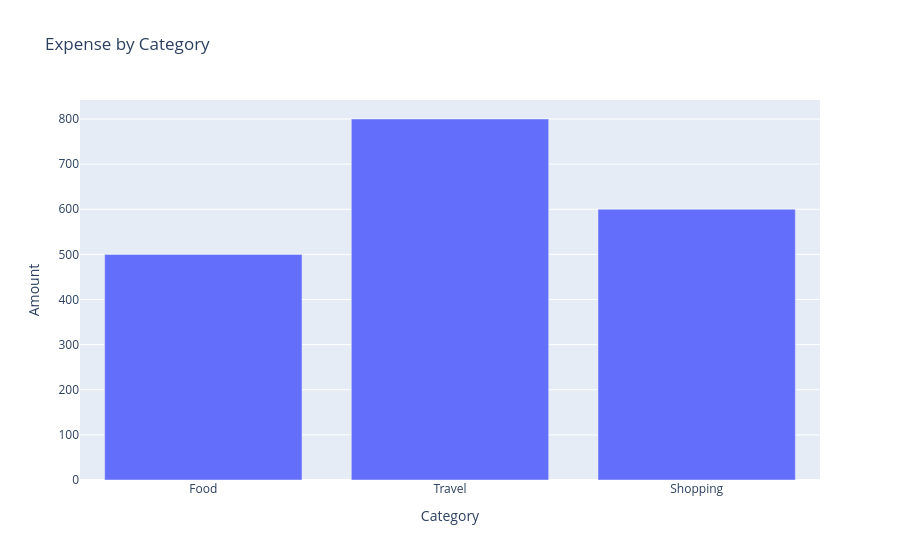

The cell this chart's notebook holds for it:
### Code cell
import plotly.express as px

data = {
    "Category": ["Food", "Travel", "Shopping"],
    "Amount": [500, 800, 600]
}

fig = px.bar(data, x="Category", y="Amount", title="Expense by Category")
fig.show()

### Figure 1 — Plotly figure (JSON) as saved in the notebook; plotly's stock layout.template omitted (floating-point values rounded to 4 significant figures)
{"data": [{"hovertemplate": "Category=%{x}<br>Amount=%{y}<extra></extra>", "legendgroup": "", "marker": {"color": "#636efa", "pattern": {"shape": ""}}, "name": "", "orientation": "v", "showlegend": false, "textposition": "auto", "type": "bar", "x": ["Food", "Travel", "Shopping"], "xaxis": "x", "y": [500, 800, 600], "yaxis": "y"}], "layout": {"barmode": "relative", "legend": {"tracegroupgap": 0}, "title": {"text": "Expense by Category"}, "xaxis": {"anchor": "y", "domain": [0, 1], "title": {"text": "Category"}}, "yaxis": {"anchor": "x", "domain": [0, 1], "title": {"text": "Amount"}}}}
